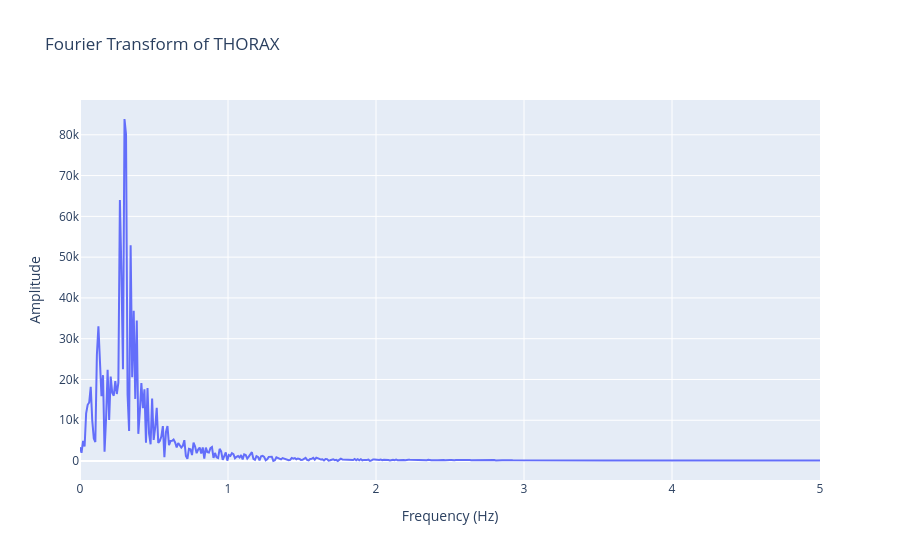

Notebook code for this chart:
### Code cell
fig = fourier_transform_plot(df)
fig

### Figure 1 — Plotly figure (JSON) as saved in the notebook; plotly's stock layout.template omitted (floating-point values rounded to 4 significant figures; data arrays with more than 128 entries replaced by an {"elided": "..."} marker saying what was removed)
{"data": [{"mode": "lines", "name": "THORAX", "type": "scatter", "x": {"elided": "9646 float values"}, "y": {"elided": "9646 float values"}}], "layout": {"title": {"text": "Fourier Transform of THORAX"}, "xaxis": {"range": [0, 5], "title": {"text": "Frequency (Hz)"}}, "yaxis": {"title": {"text": "Amplitude"}}}}
